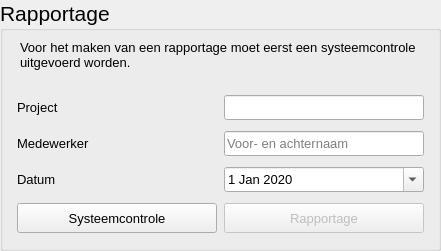
     <widget class="QGroupBox" name="groupBox_application_settings_2">
      <property name="enabled">
       <bool>true</bool>
      </property>
      <property name="geometry">
       <rect>
        <x>440</x>
        <y>400</y>
        <width>441</width>
        <height>251</height>
       </rect>
      </property>
      <property name="font">
       <font>
        <pointsize>16</pointsize>
       </font>
      </property>
      <property name="toolTip">
       <string>Aanvullende gegevens</string>
      </property>
      <property name="title">
       <string>Rapportage</string>
      </property>
      <widget class="QWidget" name="gridLayoutWidget_9">
       <property name="geometry">
        <rect>
         <x>16</x>
         <y>90</y>
         <width>411</width>
         <height>151</height>
        </rect>
       </property>
       <layout class="QGridLayout" name="gridLayout_7">
        <item row="1" column="1">
         <widget class="QLineEdit" name="lineEdit_engineer">
          <property name="sizePolicy">
           <sizepolicy hsizetype="Fixed" vsizetype="Fixed">
            <horstretch>200</horstretch>
            <verstretch>25</verstretch>
           </sizepolicy>
          </property>
          <property name="minimumSize">
           <size>
            <width>200</width>
            <height>25</height>
           </size>
          </property>
          <property name="maximumSize">
           <size>
            <width>200</width>
            <height>25</height>
           </size>
          </property>
          <property name="font">
           <font>
            <pointsize>10</pointsize>
           </font>
          </property>
          <property name="toolTip">
           <string>Voor- en achternaam</string>
          </property>
          <property name="text">
           <string/>
          </property>
          <property name="placeholderText">
           <string>Voor- en achternaam</string>
          </property>
          <property name="clearButtonEnabled">
           <bool>true</bool>
          </property>
         </widget>
        </item>
        <item row="0" column="0">
         <widget class="QLabel" name="l_project">
          <property name="sizePolicy">
           <sizepolicy hsizetype="Fixed" vsizetype="Fixed">
            <horstretch>200</horstretch>
            <verstretch>25</verstretch>
           </sizepolicy>
          </property>
          <property name="minimumSize">
           <size>
            <width>200</width>
            <height>25</height>
           </size>
          </property>
          <property name="maximumSize">
           <size>
            <width>200</width>
            <height>25</height>
           </size>
          </property>
          <property name="font">
           <font>
            <pointsize>10</pointsize>
           </font>
          </property>
          <property name="text">
           <string>Project</string>
          </property>
         </widget>
        </item>
        <item row="1" column="0">
         <widget class="QLabel" name="l_engineer">
          <property name="sizePolicy">
           <sizepolicy hsizetype="Fixed" vsizetype="Fixed">
            <horstretch>200</horstretch>
            <verstretch>25</verstretch>
           </sizepolicy>
          </property>
          <property name="minimumSize">
           <size>
            <width>200</width>
            <height>25</height>
           </size>
          </property>
          <property name="maximumSize">
           <size>
            <width>200</width>
            <height>25</height>
           </size>
          </property>
          <property name="font">
           <font>
            <pointsize>10</pointsize>
           </font>
          </property>
          <property name="text">
           <string>Medewerker</string>
          </property>
         </widget>
        </item>
        <item row="2" column="0">
         <widget class="QLabel" name="l_date">
          <property name="sizePolicy">
           <sizepolicy hsizetype="Fixed" vsizetype="Fixed">
            <horstretch>200</horstretch>
            <verstretch>25</verstretch>
           </sizepolicy>
          </property>
          <property name="minimumSize">
           <size>
            <width>200</width>
            <height>25</height>
           </size>
          </property>
          <property name="maximumSize">
           <size>
            <width>200</width>
            <height>25</height>
           </size>
          </property>
          <property name="font">
           <font>
            <pointsize>10</pointsize>
           </font>
          </property>
          <property name="text">
           <string>Datum</string>
          </property>
         </widget>
        </item>
        <item row="0" column="1">
         <widget class="QLineEdit" name="lineEdit_project">
          <property name="sizePolicy">
           <sizepolicy hsizetype="Fixed" vsizetype="Fixed">
            <horstretch>200</horstretch>
            <verstretch>25</verstretch>
           </sizepolicy>
          </property>
          <property name="minimumSize">
           <size>
            <width>200</width>
            <height>25</height>
           </size>
          </property>
          <property name="maximumSize">
           <size>
            <width>200</width>
            <height>25</height>
           </size>
          </property>
          <property name="font">
           <font>
            <pointsize>10</pointsize>
           </font>
          </property>
          <property name="focusPolicy">
           <enum>Qt::StrongFocus</enum>
          </property>
          <property name="toolTip">
           <string>Project</string>
          </property>
          <property name="text">
           <string/>
          </property>
          <property name="clearButtonEnabled">
           <bool>true</bool>
          </property>
         </widget>
        </item>
        <item row="2" column="1">
         <widget class="QDateEdit" name="dateEdit_date">
          <property name="sizePolicy">
           <sizepolicy hsizetype="Fixed" vsizetype="Fixed">
            <horstretch>200</horstretch>
            <verstretch>25</verstretch>
           </sizepolicy>
          </property>
          <property name="minimumSize">
           <size>
            <width>200</width>
            <height>25</height>
           </size>
          </property>
          <property name="maximumSize">
           <size>
            <width>200</width>
            <height>25</height>
           </size>
          </property>
          <property name="font">
           <font>
            <pointsize>10</pointsize>
           </font>
          </property>
          <property name="focusPolicy">
           <enum>Qt::WheelFocus</enum>
          </property>
          <property name="toolTip">
           <string>Datum</string>
          </property>
          <property name="dateTime">
           <datetime>
            <hour>0</hour>
            <minute>0</minute>
            <second>0</second>
            <year>2020</year>
            <month>1</month>
            <day>1</day>
           </datetime>
          </property>
          <property name="calendarPopup">
           <bool>true</bool>
          </property>
          <property name="currentSectionIndex">
           <number>0</number>
          </property>
          <property name="date">
           <date>
            <year>2020</year>
            <month>1</month>
            <day>1</day>
           </date>
          </property>
         </widget>
        </item>
        <item row="3" column="0">
         <widget class="QPushButton" name="pushButton_system_check">
          <property name="sizePolicy">
           <sizepolicy hsizetype="Fixed" vsizetype="Fixed">
            <horstretch>200</horstretch>
            <verstretch>25</verstretch>
           </sizepolicy>
          </property>
          <property name="minimumSize">
           <size>
            <width>200</width>
            <height>30</height>
           </size>
          </property>
          <property name="maximumSize">
           <size>
            <width>200</width>
            <height>30</height>
           </size>
          </property>
          <property name="font">
           <font>
            <pointsize>10</pointsize>
           </font>
          </property>
          <property name="toolTip">
           <string>Systeem controle uitvoeren</string>
          </property>
          <property name="text">
           <string>Systeemcontrole</string>
          </property>
         </widget>
        </item>
        <item row="3" column="1">
         <widget class="QPushButton" name="pushButton_export_system_settings">
          <property name="enabled">
           <bool>false</bool>
          </property>
          <property name="sizePolicy">
           <sizepolicy hsizetype="Fixed" vsizetype="Fixed">
            <horstretch>200</horstretch>
            <verstretch>25</verstretch>
           </sizepolicy>
          </property>
          <property name="minimumSize">
           <size>
            <width>200</width>
            <height>30</height>
           </size>
          </property>
          <property name="maximumSize">
           <size>
            <width>200</width>
            <height>30</height>
           </size>
          </property>
          <property name="font">
           <font>
            <pointsize>10</pointsize>
           </font>
          </property>
          <property name="toolTip">
           <string>Exporteren systeem informatie</string>
          </property>
          <property name="text">
           <string>Rapportage</string>
          </property>
         </widget>
        </item>
       </layout>
      </widget>
      <widget class="QLabel" name="label">
       <property name="geometry">
        <rect>
         <x>20</x>
         <y>40</y>
         <width>401</width>
         <height>41</height>
        </rect>
       </property>
       <property name="font">
        <font>
         <pointsize>10</pointsize>
        </font>
       </property>
       <property name="text">
        <string>Voor het maken van een rapportage moet eerst een systeemcontrole uitgevoerd worden.</string>
       </property>
       <property name="alignment">
        <set>Qt::AlignLeading|Qt::AlignLeft|Qt::AlignTop</set>
       </property>
       <property name="wordWrap">
        <bool>true</bool>
       </property>
      </widget>
     </widget>
